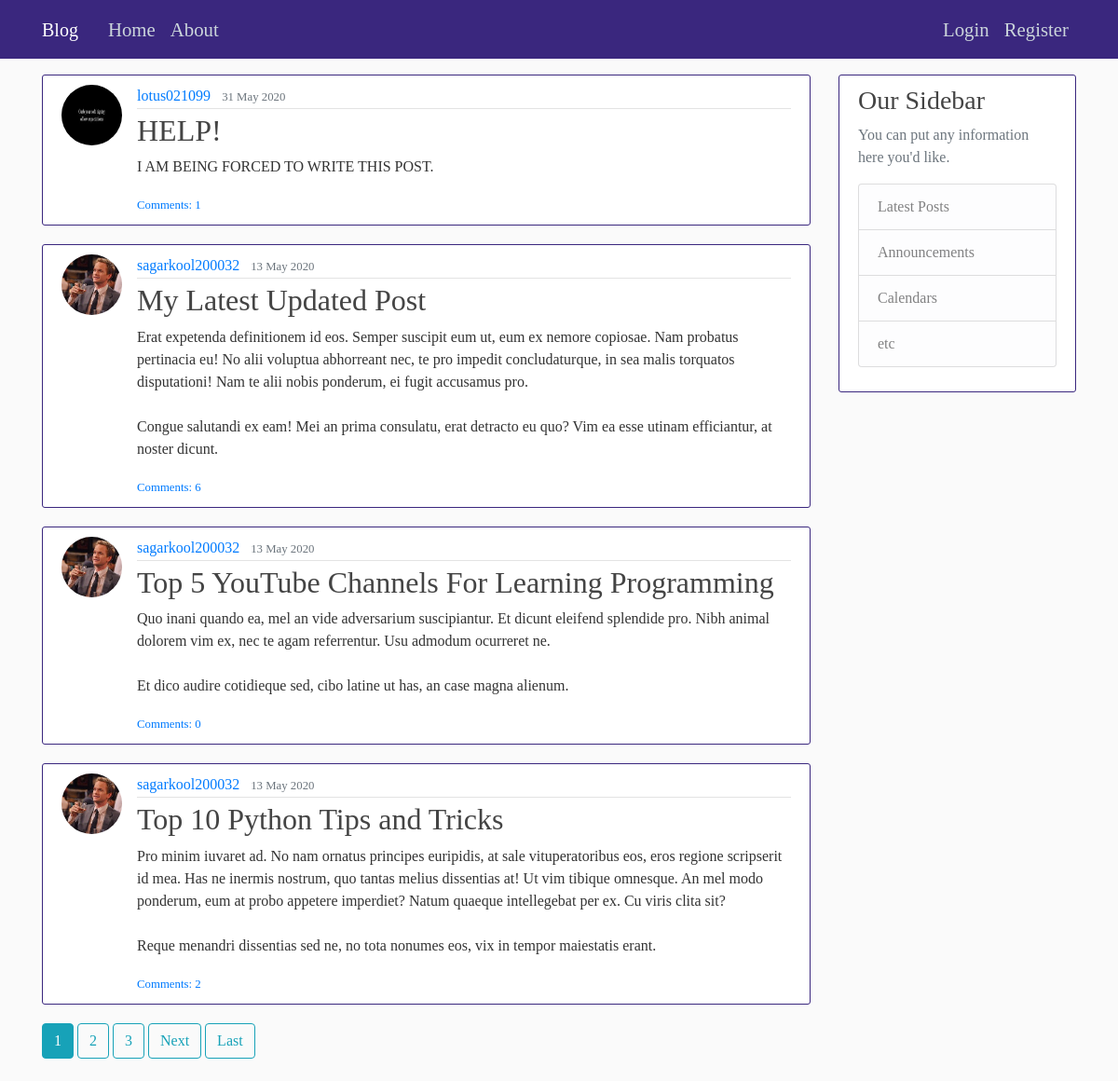
The page / on the database its author committed.
### blog/models.py (models this page shows, shortened)
class Post(models.Model):
    title = models.CharField(max_length=100)
    content = models.TextField()
    date_posted = models.DateTimeField(default=timezone.now)
    author = models.ForeignKey(User, on_delete=models.CASCADE)
    def NumberOfComments(self):
        return self.comments.all()

### users/models.py (models this page shows, shortened)
class Profile(models.Model):
    user = models.OneToOneField(User, on_delete=models.CASCADE)
    image = models.ImageField(default='profile_pics/default.jpg', upload_to='profile_pics')

### blog/views.py (the view)
# urls.py: path('', views.PostListView.as_view() , name='blog-home'),
class PostListView(ListView):
    model = Post
    template_name = 'blog/home.html' # <app>/<model>_<viewtype>.html
    context_object_name = 'posts'
    ordering = ['-date_posted']
    paginate_by = 4

### blog/templates/blog/home.html (shortened to what this page needs)
{% extends "blog/base.html" %}
{% block content %}
    {% for post in posts %}
        <article class="media content-section">
          <img class="rounded-circle article-img" src="{{ post.author.profile.image.url }}">
          <div class="media-body">
            <div class="article-metadata">
              <a class="mr-2" href="{% url 'user-posts' post.author.username %}">{{ post.author }}</a>
              <small class="text-muted">{{ post.date_posted|date:"d M Y" }}</small>
            </div>
            <h2><a class="article-title" href="{% url 'post-detail' post.id %}">{{ post.title }}</a></h2>
            <p class="article-content">{{ post.content }}</p>
              <div class="float-left">
               <a href="{% url 'post-detail' post.id %}"><small>Comments: {{ post.NumberOfComments.count }} </small></a>
              </div>
          </div>
        </article>
    {% endfor %}
    {% if is_paginated %}
      {% for num in page_obj.paginator.page_range %}
        {% if page_obj.number == num %}
          <a class="btn btn-info mb-4" href="?page={{ num }}">{{ num }}</a>
        {% elif num > page_obj.number|add:'-3' and num < page_obj.number|add:'3' %}
          <a class="btn btn-outline-info mb-4" href="?page={{ num }}">{{ num }}</a>
        {% endif %}
      {% endfor %}
      {% if page_obj.has_next %}
        <a class="btn btn-outline-info mb-4" href="?page={{ page_obj.next_page_number }}">Next</a>
        <a class="btn btn-outline-info mb-4" href="?page={{ page_obj.paginator.num_pages }}">Last</a>
      {% endif %}
    {% endif %}
{% endblock content %}

### blog/templates/blog/base.html (shortened to what this page needs)
{% load static %}
<!DOCTYPE html>
<html>
<head>
    <link rel="stylesheet" href="https://maxcdn.bootstrapcdn.com/bootstrap/4.0.0/css/bootstrap.min.css">
    <link rel="stylesheet" type="text/css" href="{% static 'blog/css/main.css' %}">
</head>
<body>
    <header class="site-header">
      <nav class="navbar navbar-expand-md navbar-dark bg-steel fixed-top " style="font-size:1.3em">
        <div class="container">
          <a class="navbar-brand mr-4 " href="{% url 'blog-home' %}">Blog</a>
          <div class="collapse navbar-collapse" id="navbarToggle">
            <div class="navbar-nav mr-auto">
              <a class="nav-item nav-link" href="{% url 'blog-home' %}">Home</a>
              <a class="nav-item nav-link" href="{% url 'blog-about' %}">About</a>
            </div>
            <div class="navbar-nav">
              {% if user.is_authenticated %}
              <a class="nav-item nav-link" href="{% url 'post-create' %}">New Post</a>
              <a class="nav-item nav-link" href="{% url 'profile' %}">{{ user.username }}</a>
              <a class="nav-item nav-link" href="{% url 'logout' %}">Logout</a>
              {% else %}
              <a class="nav-item nav-link" href="{% url 'login' %}">Login</a>
              <a class="nav-item nav-link" href="{% url 'register' %}">Register</a>
              {% endif %}
            </div>
          </div>
        </div>
      </nav>
    </header>
    <main role="main" class="container">
      <div class="row mt-5">
        <div class="col-md-9 col-xs-5 align-self-start">
          {% block content %}
          {% endblock %}
        </div>
        <div class="col-md-3 col-xs-5">
          <div class="content-section">
            <h3>Our Sidebar</h3>
            <p class='text-muted'>You can put any information here you'd like.
              <ul class="list-group">
                <li class="list-group-item list-group-item-light">Latest Posts</li>
                <li class="list-group-item list-group-item-light">Announcements</li>
                <li class="list-group-item list-group-item-light">Calendars</li>
                <li class="list-group-item list-group-item-light">etc</li>
              </ul>
            </p>
          </div>
        </div>
      </div>
    </main>
</body>
</html>

### blog/static/blog/css/main.css (style rules this page uses)
body { background: #fafafa; color: #333333; margin-top: 5rem; font-family: 'EB Garamond', serif; }
h1, h2, h3, h4, h5, h6 { color: #444444; }
ul { margin: 0; }
.bg-steel { background-color: #3a277e; }
.site-header .navbar-nav .nav-link { color: #cbd5db; }
.content-section { background: #ffffff; padding: 10px 20px; border: 1px solid #3a277e; border-radius: 3px; margin-bottom: 20px; }
.article-title { color: #444444; }
.article-content { white-space: pre-line; }
.article-img { height: 65px; width: 65px; margin-right: 16px; }
.article-metadata { padding-bottom: 1px; margin-bottom: 4px; border-bottom: 1px solid #e3e3e3 }

### rows shown on the page
Post: author.profile.image (picture), author "lotus021099", date_posted "31 May 2020", title "HELP!", content "I AM BEING FORCED TO WRITE THIS POST.", NumberOfComments.count "1"
Post: author.profile.image (picture), author "sagarkool200032", date_posted "13 May 2020", title "My Latest Updated Post", content "Erat expetenda definitionem id eos. Semper suscipit eum ut, eum ex nemore copiosae. Nam probatus pertinacia eu! No alii voluptua abhorreant nec, te pro impedit concludaturque, in sea malis torquatos disputationi! Nam te alii nobis ponderum, ei fugit accusamus pro. Congue salutandi ex eam! Mei an prima consulatu, erat detracto eu quo? Vim ea esse utinam efficiantur, at noster dicunt.", NumberOfComments.count "6"
Post: author.profile.image (picture), author "sagarkool200032", date_posted "13 May 2020", title "Top 5 YouTube Channels For Learning Programming", content "Quo inani quando ea, mel an vide adversarium suscipiantur. Et dicunt eleifend splendide pro. Nibh animal dolorem vim ex, nec te agam referrentur. Usu admodum ocurreret ne. Et dico audire cotidieque sed, cibo latine ut has, an case magna alienum.", NumberOfComments.count "0"
Post: author.profile.image (picture), author "sagarkool200032", date_posted "13 May 2020", title "Top 10 Python Tips and Tricks", content "Pro minim iuvaret ad. No nam ornatus principes euripidis, at sale vituperatoribus eos, eros regione scripserit id mea. Has ne inermis nostrum, quo tantas melius dissentias at! Ut vim tibique omnesque. An mel modo ponderum, eum at probo appetere imperdiet? Natum quaeque intellegebat per ex. Cu viris clita sit? Reque menandri dissentias sed ne, no tota nonumes eos, vix in tempor maiestatis erant.", NumberOfComments.count "2"

### other values the page prints
{{ num }} "1"
{{ num }} "2" "3"
